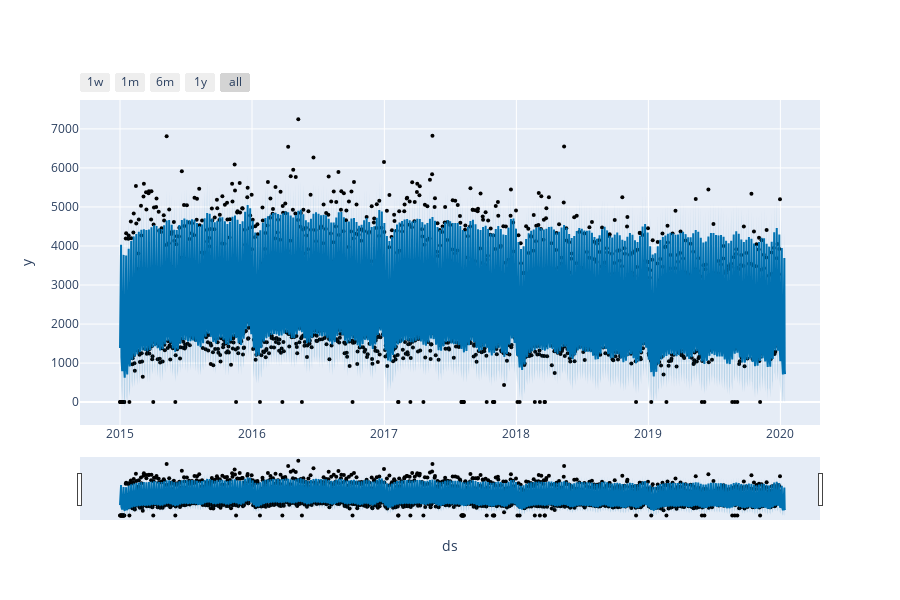

Notebook source saved alongside this figure:
### Code cell
fig = plot_plotly(m, forecast)  # This returns a plotly Figure
py.iplot(fig)

### Figure 1 — Plotly figure (JSON) as saved in the notebook; plotly's stock layout.template omitted (floating-point values rounded to 4 significant figures; data arrays with more than 128 entries replaced by an {"elided": "..."} marker saying what was removed)
{"data": [{"marker": {"color": "black", "size": 4}, "mode": "markers", "name": "Actual", "type": "scatter", "x": {"elided": "1826 str values"}, "y": {"elided": "1826 float values"}}, {"hoverinfo": "skip", "line": {"width": 0}, "mode": "lines", "type": "scatter", "x": {"elided": "1840 str values"}, "y": {"elided": "1840 float values"}}, {"fill": "tonexty", "fillcolor": "rgba(0, 114, 178, 0.2)", "line": {"color": "#0072B2", "width": 2}, "mode": "lines", "name": "Predicted", "type": "scatter", "x": {"elided": "1840 str values"}, "y": {"elided": "1840 float values"}}, {"fill": "tonexty", "fillcolor": "rgba(0, 114, 178, 0.2)", "hoverinfo": "skip", "line": {"width": 0}, "mode": "lines", "type": "scatter", "x": {"elided": "1840 str values"}, "y": {"elided": "1840 float values"}}], "layout": {"height": 600, "showlegend": false, "width": 900, "xaxis": {"rangeselector": {"buttons": [{"count": 7, "label": "1w", "step": "day", "stepmode": "backward"}, {"count": 1, "label": "1m", "step": "month", "stepmode": "backward"}, {"count": 6, "label": "6m", "step": "month", "stepmode": "backward"}, {"count": 1, "label": "1y", "step": "year", "stepmode": "backward"}, {"step": "all"}]}, "rangeslider": {"visible": true}, "title": {"text": "ds"}, "type": "date"}, "yaxis": {"title": {"text": "y"}}}}
